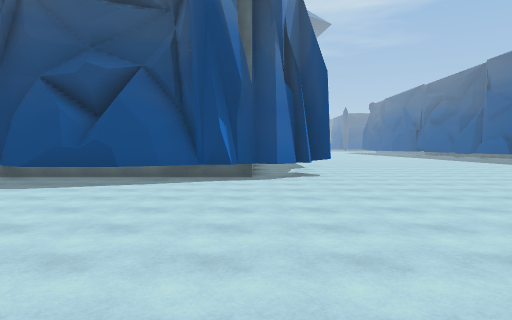
View 1 (above)

24 first-person views from a walk through a 3-D level made in the Unity game engine. The camera is 1.5 m above the floor, tilts 2° down and sees 70° across. The floor is counted in squares, 2 m on a side. Each view is taken from the middle of a square. On the plan, view 1 faces up. The plan holds only what a view shows up to about 11 squares ahead; the rest is blank. The place goes on beyond the plan. The player is left out. Some surface patterns are stand-ins.

View 2
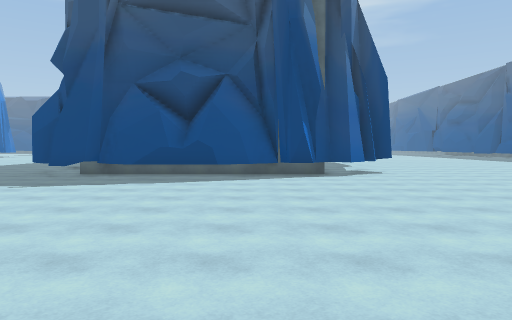

View 3
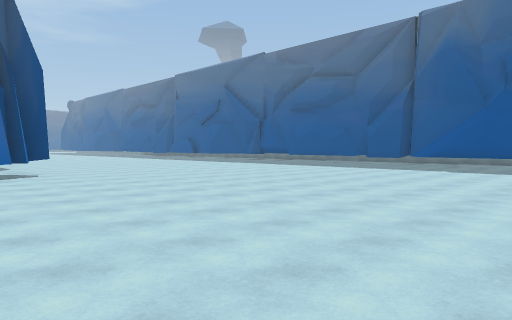

View 4
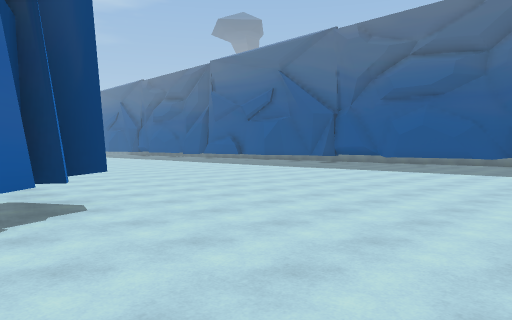

View 5
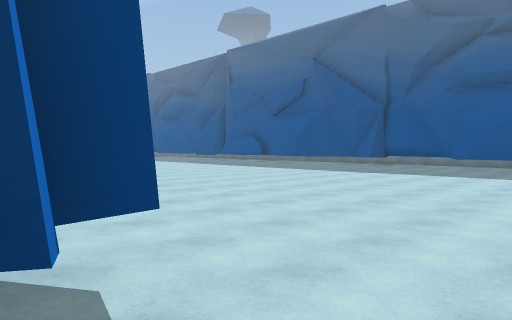

View 6
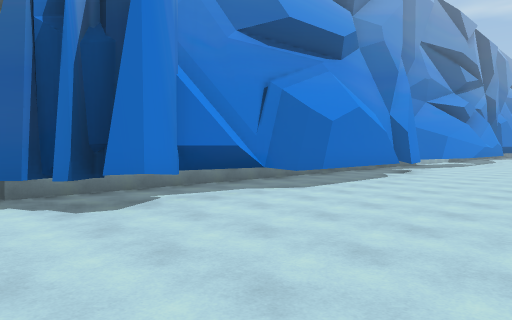

View 7
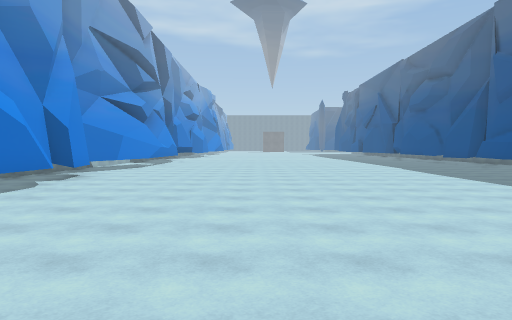

View 8
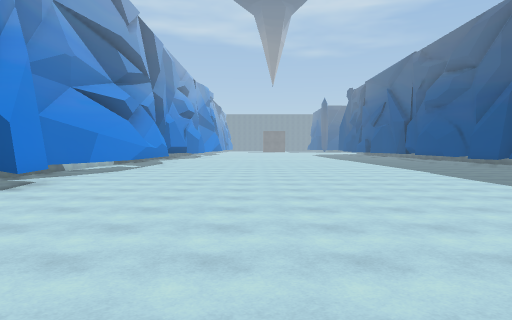

View 9
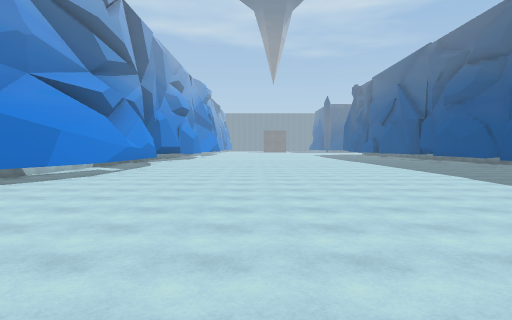

View 10
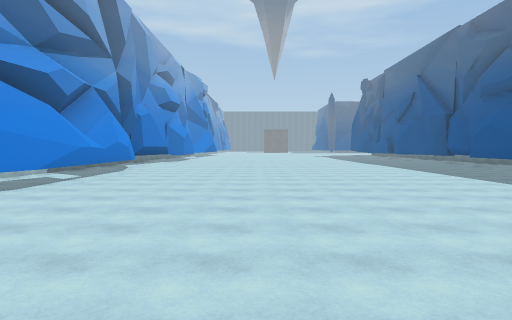

View 11
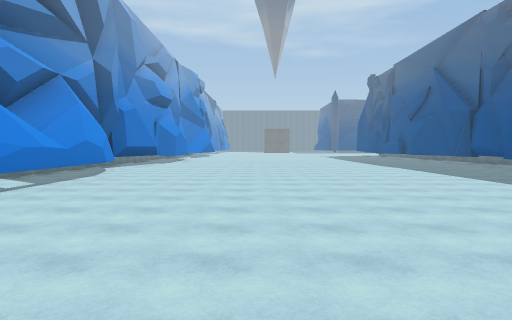

View 12
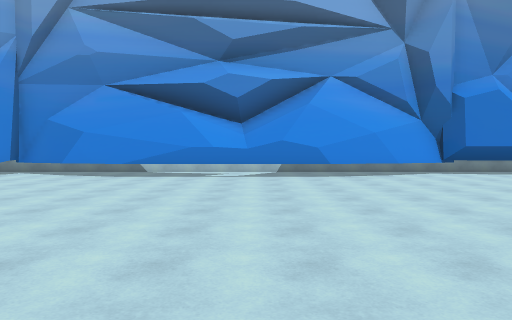

View 13
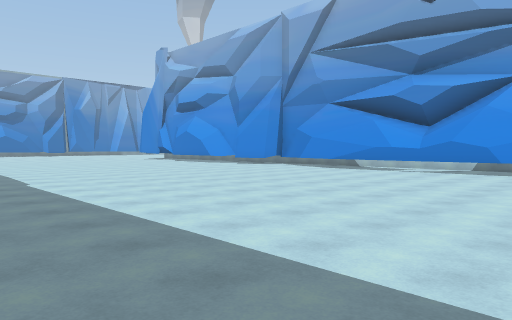

View 14
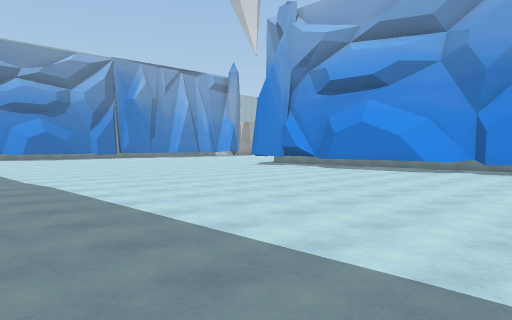

View 15
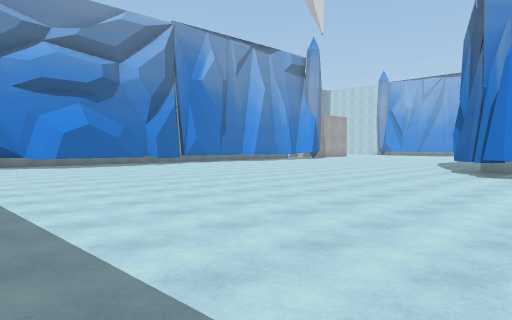

View 16
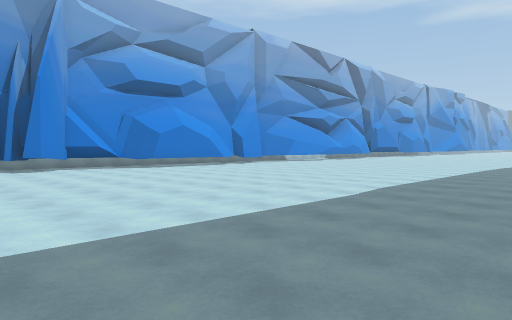

View 17
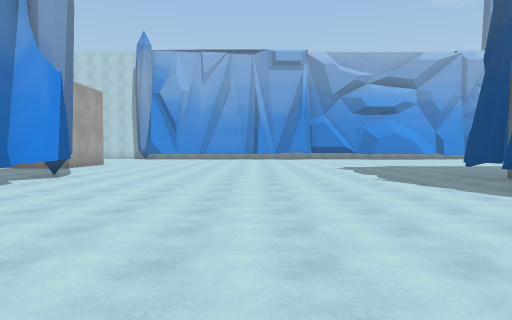

View 18
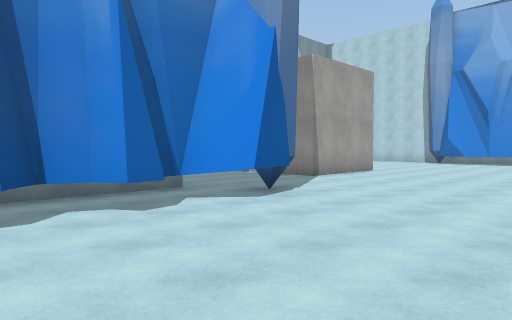

View 19
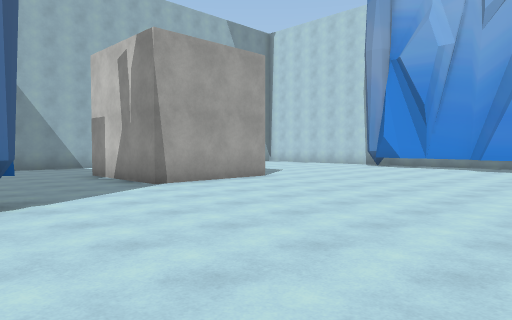

View 20
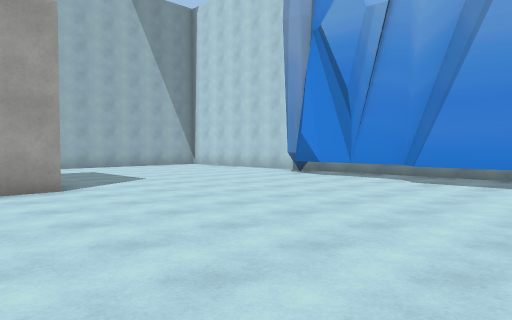

View 21
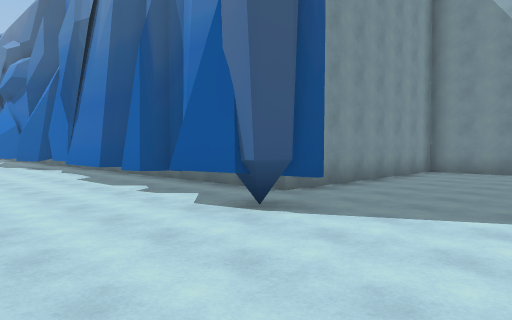

View 22
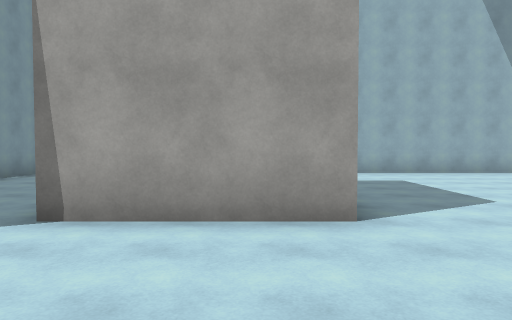

View 23
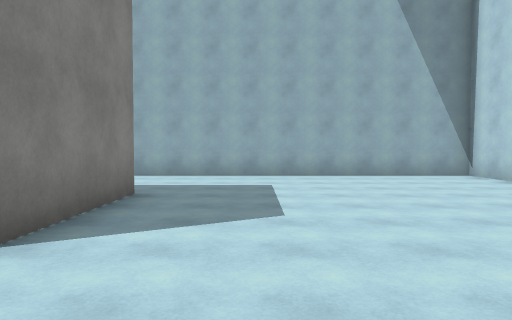

View 24
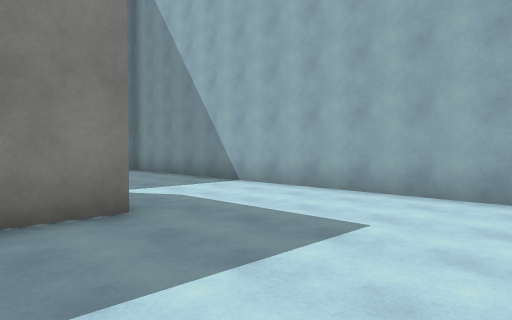

### Floor plan
Points are (right, up) in squares from view 1. A wall is a line through its corners. A room is listed if a view was taken in it or the views show most of it. See-through windows are left out.
Room 1 (views 1, 2, 3, 4, 5, 6, 7, 8, 9, 10, 11, 12, 13, 14, 15, 16, 17, 18, 19, 20, 21, 22, 23, 24)
walls: (-2.1, 8.3) (-3, 7.7) (-4.9, 7.7) (-5.7, 8.3); (-1.4, 9.2) (-2.3, 8.1); (-0.1, 9.1) (-7, 9.1); (0.1, 8.9) (-0.5, 8.6) (-0.6, 8.2) (-1.3, 8.2); (-4.3, 7.7) (-5.4, 8); (1.1, 9.2) (0.5, 8.7) (0, 8.9) (-0.5, 8.6); (-5.6, 8.2) (-6.3, 9.2); (1.1, 9.9) (1.5, 9.4); (1.4, 9.3) (1, 9.6); (-6, 8.5) (-6.4, 8.2); (-6.2, 8.3) (-6.7, 8.1) (-7.3, 8.4); (-7.4, 8.6) (-7.9, 8.6); (1.3, 12.5) (1.7, 11.9); (1.7, 12.3) (1.4, 11) (2.1, 10.1) (2, 9.7) (1.4, 9.9); (2.2, 13.8) (1.6, 12.9) (1.2, 11); (2, 17) (2, 13.6); (-3.6, -2) (-1.8, -2); (-4.8, -1.9) (-4.6, -2.3) (-4.1, -2.5) (-3.6, -2); (-5.3, -1.9) (-4.8, -1.9); (1.4, 18.1) (2.2, 16.6); (-6.7, -1.7) (-5.9, -2.4) (-5.6, -2.4) (-5.3, -1.9); (0.1, -2.6) (1.2, -2.4); (-8, -2) (-6.7, -1.7); (-8.1, -2.5) (-8, -2) (-7.6, -2); (1.4, 20) (1.8, 18.4) (1.4, 18.1) (1.5, 17.7); (-8.2, -3) (-8, -2.4); (1.6, 22.3) (0.6, 20.4) (0.6, 20.3); (1.9, 23.7) (1.4, 21.9); (2, 25.4) (1.7, 22.9); (-19.6, 1.8) (-19.6, 0.1) (-20.1, -0.4) (-20.2, -2.1); (-14, -7) (-14, -3.7) (-10.8, -3.7) (-10.8, -7); (2, 27.3) (1.9, 26.8); (-20.2, -1.8) (-20, -3.1); (-20, -2.7) (-20.4, -3.8); (2, 28.9) (2, 23.6); (1.9, 29) (2, 28); (1.4, 30.8) (2, 28.5); (1, 31.6) (1.5, 30.3); (-20.5, -10.6) (-6.9, -10.6) (-6.9, -3.8)
low walls: (1.2, 10) (2, 9.6)

Where each view was taken, in squares from view 1:
view 1: 0 up, 0 right, facing up
view 2: 1 down, 2 left, facing up
view 3: 1 down, 1 left, facing up-right
view 4: 5 up, 0 right, facing up-right
view 5: 8 up, 1 right, facing up-right
view 6: 8 up, 6 right, facing up-left
view 7: 10 up, 6 right, facing up
view 8: 12 up, 6 right, facing up
view 9: 14 up, 6 right, facing up
view 10: 17 up, 6 right, facing up
view 11: 19 up, 6 right, facing up
view 12: 27 up, 11 right, facing left
view 13: 31 up, 13 right, facing down-left
view 14: 21 up, 13 right, facing down-left
view 15: 12 up, 12 right, facing down-left
view 16: 7 up, 14 right, facing up-left
view 17: 3 up, 2 right, facing left
view 18: 2 up, 3 left, facing down-left
view 19: 3 up, 7 left, facing down-left
view 20: 3 up, 12 left, facing down-left
view 21: 1 up, 11 left, facing down-right
view 22: 0 up, 13 left, facing down
view 23: 1 down, 16 left, facing down
view 24: 5 down, 18 left, facing down-right
